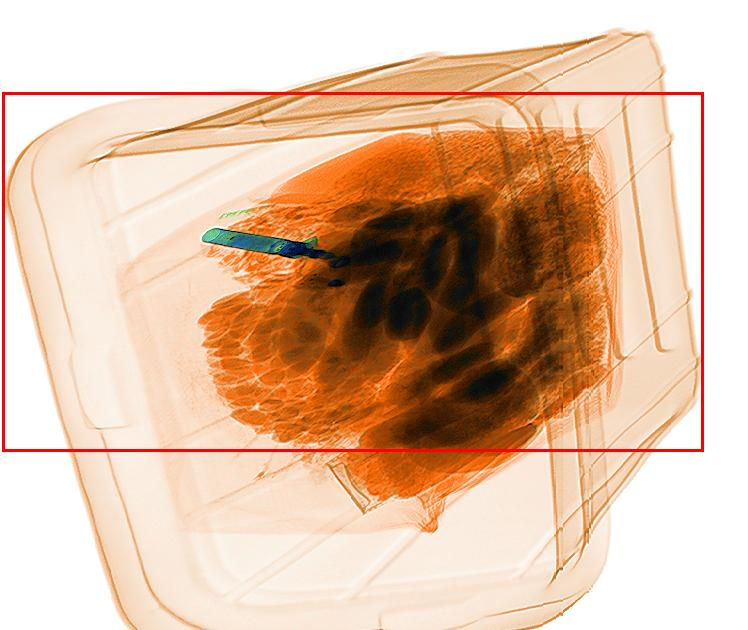
#> input picture background_images/S0320365070_20180821160850_L-12_5.jpg, 748 x 630 px
$ python main.py
#> lines starting #> are read from the running program, lines starting #| are printed output that depends on the picture; after the words box and inside, x2 and y2 are one past the last pixel; in counts of white or black regions, pixels touching at a corner belong together
### image_processing.py
import cv2 as cv
from matplotlib import pyplot as plt
from PIL import Image
import numpy as np


class process():
    def __init__(self,bcg_path,threat_path,img_no): # input required are path of image and threat image number
        self.bcg_path=bcg_path
        self.threat_path=threat_path
        self.no=img_no

    def load_background_image(self): # function will read image and convert it to RGB channel
        img=cv.imread(self.bcg_path)
#> img is the input picture: shape (630, 748, 3); mean B, G, R 165.3, 190.6, 224.3
        img=cv.cvtColor(img,cv.COLOR_BGR2RGB)
        return img

    def load_threat_image(self): # function will read image and convert it to RGB channel; resize and rotated
        img= cv.imread(self.threat_path)
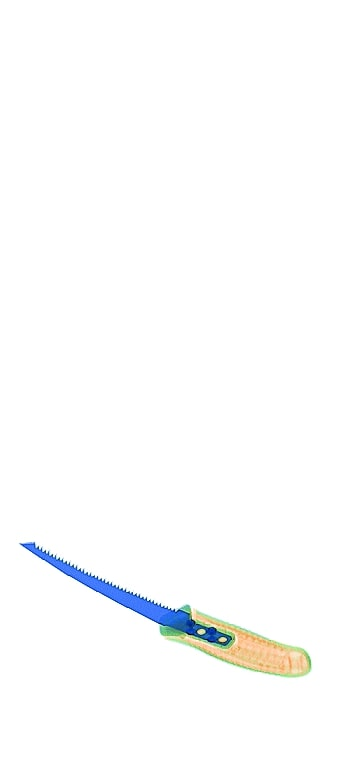
#> input picture threat_images/BAGGAGE_20170524_075554_80428_B.jpg, 347 x 768 px
#> img is the input picture: shape (768, 347, 3); mean B, G, R 252.6, 252.4, 251.9
        img=cv.cvtColor(img,cv.COLOR_BGR2RGB)

        center_list=[(50,200),(50,450),(150,600),(150,220),(10,570)] # for every image we will take different centres
        h,w,ch=img.shape
#> h = 768; w = 347; ch = 3

        M=cv.getRotationMatrix2D(center_list[self.no -1],45,1.0) # rotate 45 deg CCW
        rot=cv.warpAffine(img,M,(w,h),borderValue=(255,255,255))
        img=cv.resize(rot,(150,400))
#> img: shape (400, 150, 3)
        return img

    def process_threat(self,img): # Processing threat image (making boundary tight bound)
        gray = cv.cvtColor(img, cv.COLOR_RGB2GRAY) # grayscale
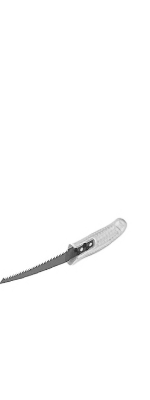
#> gray: shape (400, 150); min 34, max 255, mean 252.3

        _, threshd = cv.threshold(gray, 240, 255, cv.THRESH_BINARY_INV) # inverse thresholding
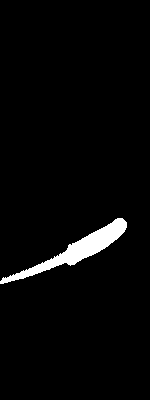
#> threshd: shape (400, 150); 3% white; 1 white region, box (x1, y1, x2, y2) and area: (0, 218, 127, 284) 1784

        kernel = cv.getStructuringElement(cv.MORPH_ELLIPSE, (11, 11)) # initiating elliptical kernel

        morphed = cv.morphologyEx(threshd, cv.MORPH_CLOSE, kernel) # smoothing out threshold image using morphology and kernel
#> morphed: shape (400, 150); 3% white; 1 white region

        cnts = cv.findContours(morphed,
                                cv.RETR_EXTERNAL,
                                cv.CHAIN_APPROX_SIMPLE)[0]   # Finding contour points(boundary points of threat image)
#> cnts = 1 contour; box (x1, y1, x2, y2) and area: (0, 218, 127, 284) 1672

        cnt = sorted(cnts, key=cv.contourArea)[-1]
#> cnt = contour of 175 points, box (x1, y1, x2, y2) (0, 218, 127, 284), area 1672

        mask = cv.drawContours(threshd, cnt, 0, (0, 0, 0), 5) # drawing contour
#> mask: shape (400, 150); 2.9% white; 1 white region, box (x1, y1, x2, y2) and area: (0, 218, 127, 284) 1769
        masked_data = cv.bitwise_and(img, img, mask=mask)

        x, y, w, h = cv.boundingRect(cnt) # It will bound threat image
#> x = 0; y = 218; w = 127; h = 66
        dst = masked_data[y: y + h, x: x + w]

        dst_gray = cv.cvtColor(dst, cv.COLOR_RGB2GRAY)
        _, alpha = cv.threshold(dst_gray, 0, 255, cv.THRESH_BINARY)
#> alpha: shape (66, 127); 21.1% white; 1 white region, box (x1, y1, x2, y2) and area: (0, 0, 127, 66) 1769
        b, g, r = cv.split(dst)

        rgba = [b, g, r, alpha]
        dst = cv.merge(rgba, 4)
#> dst: shape (66, 127, 4)
        dst=np.multiply(dst,0.8) # Look translucent
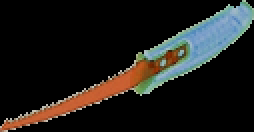
#> dst: shape (66, 127, 4) float64 (shown 2 times larger); mean of channels 0, 1, 2, 3 25.9, 28.5, 29.7, 43.1; drawn as B, G, R

        return dst.astype('uint8')

    def add_threat(self,thr_img,bcg_img,coord): # pasting threat on baggage

#> called with coord = (300, 200)
        background = Image.fromarray(bcg_img)
        image = Image.fromarray(thr_img)

        background.paste(image,coord,image) # ccordinates input
#> in plot, `img=cv.cvtColor(img,cv.COLOR_BGR2RGB)`:
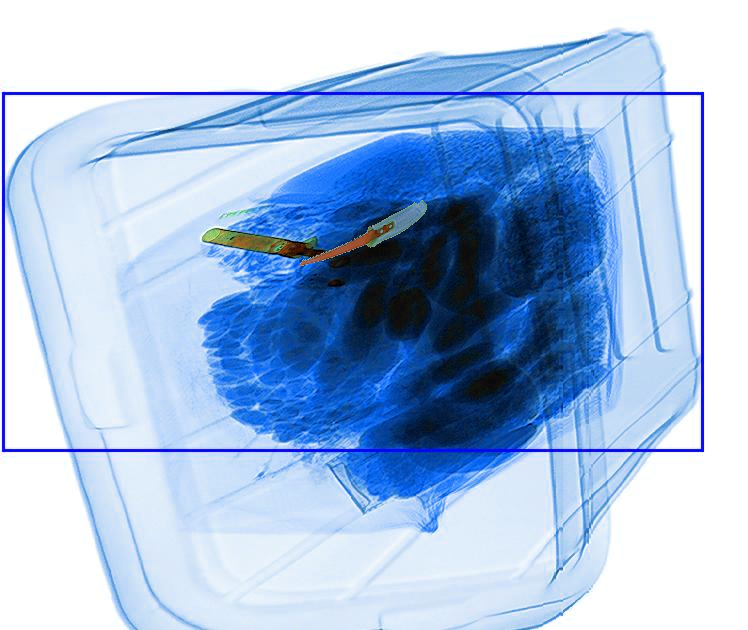
#> img: shape (630, 748, 3); mean R, G, B 165.7, 190.9, 224.5
        return background

    def check_threat_in_boundary(self,prc_img,bcg_img): # For checking we will use similar method we used in process_image
        prc_img=np.array(prc_img)                       # that pasted image and baggage image were masked (grayscale, thresholding, contour)
        bg_gr=cv.cvtColor(bcg_img,cv.COLOR_RGB2GRAY)    # after that use cv.absdiff that will give how many non-zeroes are there
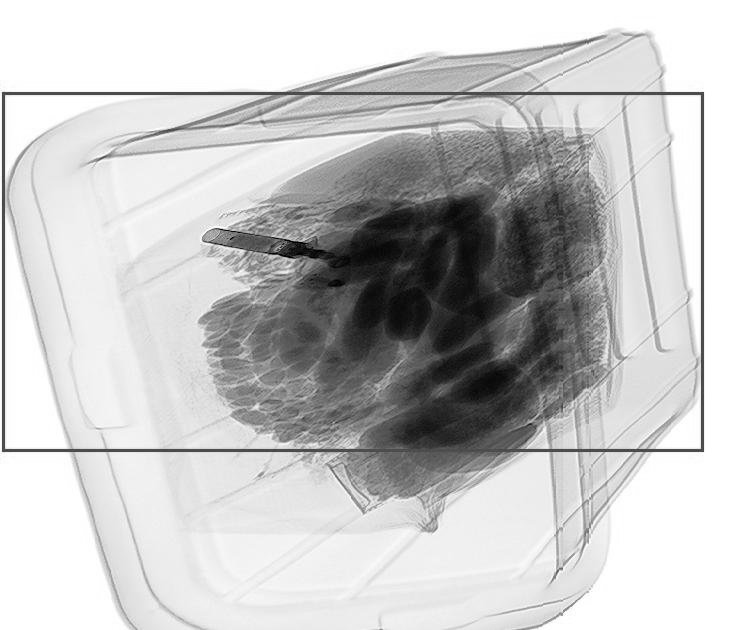
#> bg_gr: shape (630, 748); min 0, max 255, mean 197.8
        _, threshed = cv.threshold(bg_gr, 240, 255, cv.THRESH_BINARY_INV) # I have used 200 as max non-zeroes (~4000 pixles preesent in threat)
#> threshed: shape (630, 748); 68.2% white; 464 black regions (422 under 20 px), largest, box (x1, y1, x2, y2) and area: (0, 0, 748, 630) 112995, (6, 218, 67, 448) 6993, (667, 96, 700, 353) 4700

        kernel = cv.getStructuringElement(cv.MORPH_ELLIPSE, (11, 11))

        morphed = cv.morphologyEx(threshed, cv.MORPH_CLOSE, kernel)
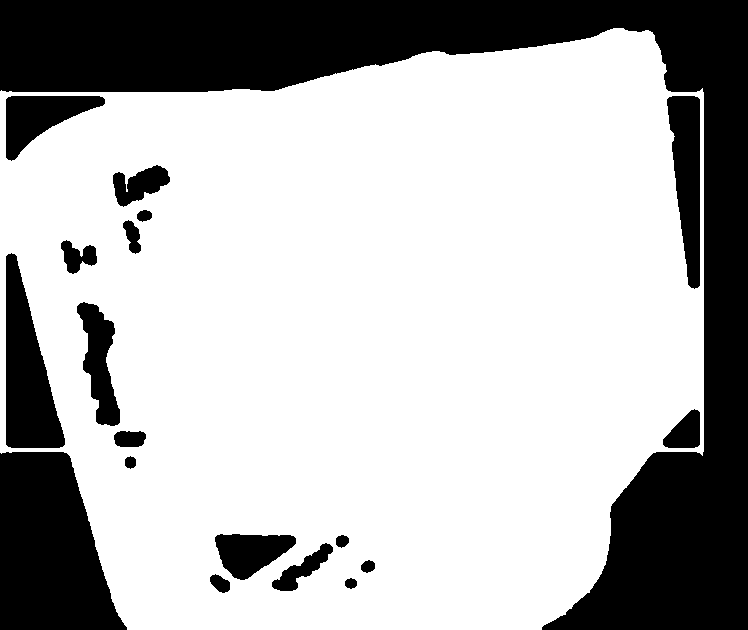
#> morphed: shape (630, 748); 70.9% white; 19 black regions

        cnts = cv.findContours(morphed,
                                cv.RETR_EXTERNAL,
                                cv.CHAIN_APPROX_SIMPLE)[0]
#> cnts = 1 contour; box (x1, y1, x2, y2) and area: (0, 28, 704, 630) 357960

        cnt = sorted(cnts, key=cv.contourArea)[-1]
#> cnt = contour of 425 points, box (x1, y1, x2, y2) (0, 28, 704, 630), area 357960

        mask_bg= cv.drawContours(threshed, cnt, 0, (0, 0, 0), 0)
#> mask_bg: shape (630, 748); 68.2% white; 464 black regions (422 under 20 px), largest, box (x1, y1, x2, y2) and area: (0, 0, 748, 630) 112996, (6, 218, 67, 448) 6993, (667, 96, 700, 353) 4700

        pc_gr=cv.cvtColor(prc_img,cv.COLOR_RGB2GRAY)
        _, threshd = cv.threshold(pc_gr, 240, 255, cv.THRESH_BINARY_INV)

        kernl = cv.getStructuringElement(cv.MORPH_ELLIPSE, (11, 11))

        morphd = cv.morphologyEx(threshd, cv.MORPH_CLOSE, kernl)

        cnts = cv.findContours(morphd,
                                cv.RETR_EXTERNAL,
                                cv.CHAIN_APPROX_SIMPLE)[0]

        cnt = sorted(cnts, key=cv.contourArea)[-1]

        mask_pc= cv.drawContours(threshd, cnt, 0, (0, 0, 0), 0)

        arr=cv.absdiff(mask_bg,mask_pc)
#> arr: shape (630, 748); every value is 0
        num_of_non_zeros = np.count_nonzero(arr)
#> num_of_non_zeros = 0
        if num_of_non_zeros < 200:
            return True
        else:
            return False

    def plot(self,img):
        img = np.array(img)
        img=cv.cvtColor(img,cv.COLOR_BGR2RGB)
        cv.imshow('image',img)
        cv.waitKey(0)


### main.py
from image_processing import process # image_processing.py file
import cv2 as cv
import numpy as np

background_img_path='./background_images/S0320365070_20180821160850_L-12_5.jpg' #path to image file
threat_img_path='./threat_images/BAGGAGE_20170524_075554_80428_B.jpg'

baggage= process(background_img_path,threat_img_path,5) # Initialising class

bcg_img=baggage.load_background_image() #function loads background image

thr_img = baggage.load_threat_image() # function loads threat image and resize and rotate it

processed_threat_image=baggage.process_threat(thr_img) # explained in image_processing.py file

process_bag=baggage.add_threat(processed_threat_image,bcg_img,(300,200))
baggage.plot(process_bag)
print('Threat Object is present in Baggage: ', baggage.check_threat_in_boundary(process_bag,bcg_img))
#| Threat Object is present in Baggage:  True
process_bag=np.array(process_bag)
process_bag=cv.cvtColor(process_bag,cv.COLOR_BGR2RGB)
cv.imwrite('.\Result_images/08.jpg',process_bag)
